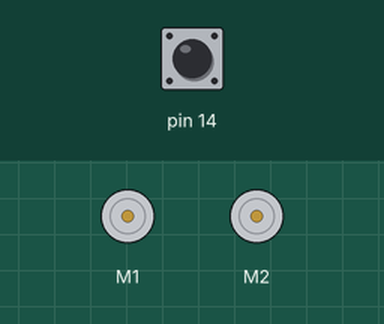
This sketch was run on a simulated Arduino Leonardo, built with avr-gcc and run on an emulated ATmega32U4. Shown: 2 × DC motor (green arrow = forward, orange = backward, longer = faster). The test bench sets the inputs (shaded band); at power-on: pin 14 HIGH.

Above: at 0.8 s.
0.9 s: pin 14 pulled LOW for 0.15 s
At 2.4 s:
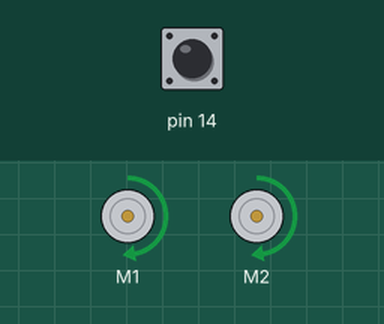
At 5.2 s:
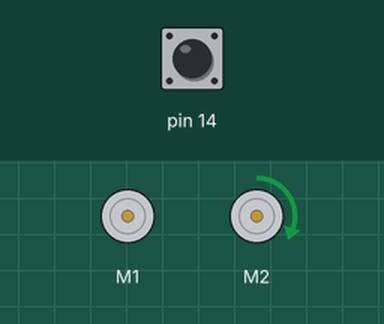
Timing chart, 0 to 13.0 s (numbered marks = the images above; inputs shaded):
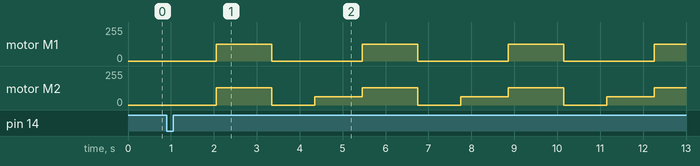

The sketch:

Square_Path.ino
```cpp
#include <Romi32U4.h>

Romi32U4Motors motors;
Romi32U4ButtonA buttonA;
Romi32U4Encoders encoders;

void setup()
{
  // Wait for the user to press button A.
  buttonA.waitForButton();

  // Delay so that the robot does not move away while the user is
  // still touching it.
  delay(1000);
}

void loop()
{
  // Run left and right motor forward.
  //go
  motors.setSpeeds(200,201);
  delay(1300);
  motors.setSpeeds(0,0);
  delay(1000);
  //turn
  motors.setSpeeds(0,100);
  delay(1100);
  //go
  motors.setSpeeds(200,201);
  delay(1300);
  motors.setSpeeds(0,0);
  delay(1000);
  //turn
  motors.setSpeeds(0,100);
  delay(1100);
  //go
  motors.setSpeeds(200,201);
  delay(1300);
  motors.setSpeeds(0,0);
  delay(1000);
  //turn
  motors.setSpeeds(0,100);
  delay(1100);
  //go
  motors.setSpeeds(200,201);
  delay(1300);
  motors.setSpeeds(0,0);
  delay(1000);
  //turn
  motors.setSpeeds(0,100);
  delay(1100);
  motors.setSpeeds(0,0);
  delay(1000);
}
```

Measured:
- after the input at 0.9 s, motor M1: alternates forward 127/255 for 1.3 s and stopped for 2.1 s, starting after 1.2 s; motor M2: stopped → forward 128/255 after 1.2 s, then repeats every 3.4 s: stopped 1.0 s, forward 63/255 1.1 s, forward 128/255 1.3 s
